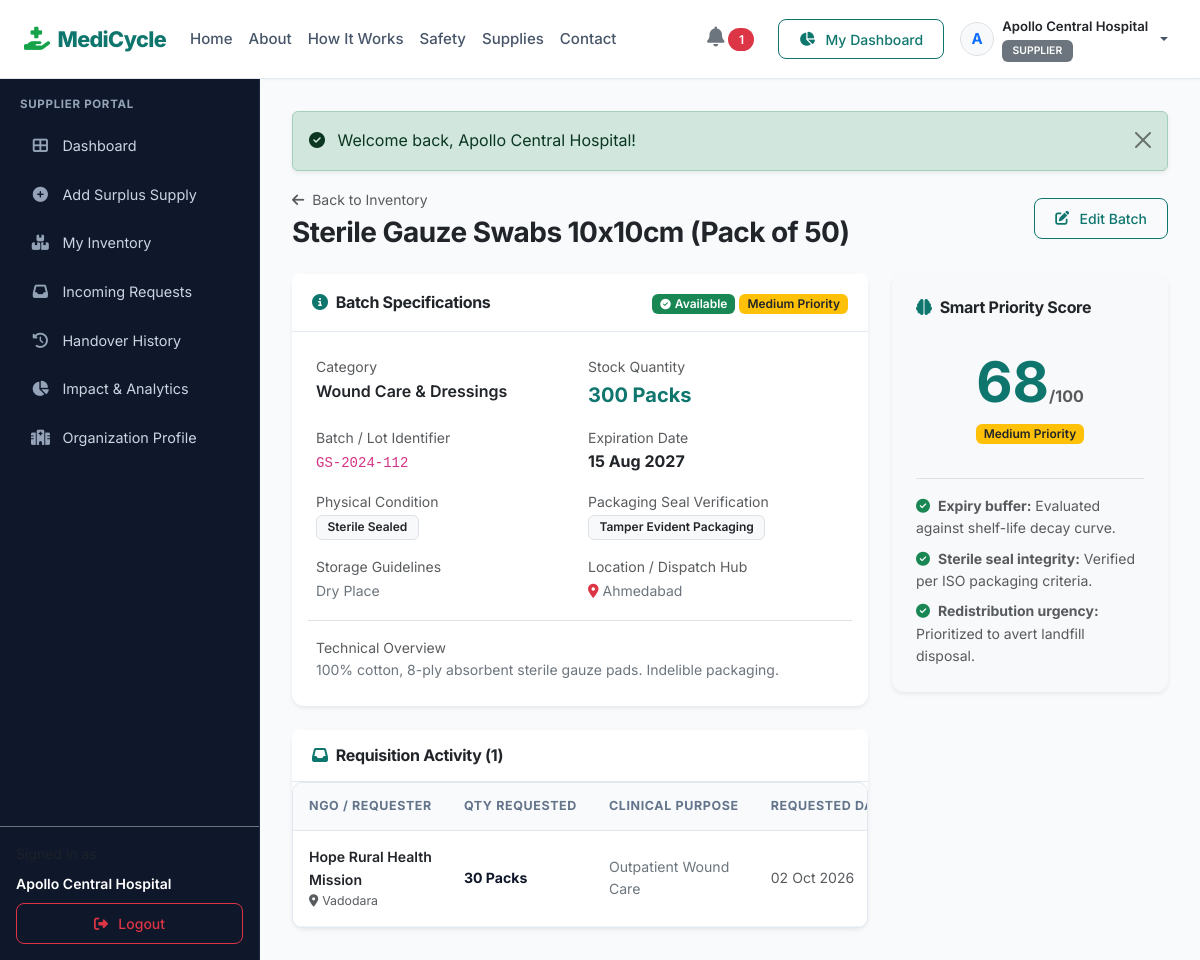
The page /supplier/view-supply.php?id=2 (signed in) on the database its author committed.
### tables this page shows
CREATE TABLE medical_supplies (
    id INT AUTO_INCREMENT PRIMARY KEY,
    supplier_id INT NOT NULL,
    category_id INT NOT NULL,
    supply_name VARCHAR(150) NOT NULL,
    description TEXT,
    quantity INT NOT NULL,
    unit VARCHAR(50) NOT NULL,
    condition_status ENUM('New / Unopened', 'Sterile Sealed', 'Surplus Stock') NOT NULL,
    packaging_status ENUM('Original Factory Seal', 'Tamper Evident Packaging', 'Intact Outer Box') NOT NULL,
    expiry_date DATE NOT NULL,
    batch_number VARCHAR(100) DEFAULT NULL,
    storage_requirements VARCHAR(150) DEFAULT 'Room Temperature',
    location VARCHAR(150) NOT NULL,
    availability_date DATE DEFAULT NULL,
    minimum_request_quantity INT DEFAULT 1,
    status ENUM('Available', 'Reserved', 'Handed Over', 'Completed', 'Cancelled') DEFAULT 'Available',
    priority_score INT DEFAULT 50,
    priority_level ENUM('Low', 'Medium', 'High', 'Critical') DEFAULT 'Medium',
    created_at TIMESTAMP DEFAULT CURRENT_TIMESTAMP,
    updated_at TIMESTAMP DEFAULT CURRENT_TIMESTAMP ON UPDATE CURRENT_TIMESTAMP,
    CONSTRAINT fk_supply_supplier FOREIGN KEY (supplier_id) REFERENCES users(id) ON DELETE CASCADE,
    CONSTRAINT fk_supply_category FOREIGN KEY (category_id) REFERENCES categories(id) ON DELETE RESTRICT,
    INDEX idx_supply_status (status),
    INDEX idx_supply_expiry (expiry_date),
    INDEX idx_supply_priority (priority_score)
);

CREATE TABLE categories (
    id INT AUTO_INCREMENT PRIMARY KEY,
    category_name VARCHAR(100) NOT NULL UNIQUE,
    description TEXT,
    icon VARCHAR(50) DEFAULT 'fa-box-medical',
    status ENUM('active', 'inactive') DEFAULT 'active',
    created_at TIMESTAMP DEFAULT CURRENT_TIMESTAMP
);

CREATE TABLE requests (
    id INT AUTO_INCREMENT PRIMARY KEY,
    supply_id INT NOT NULL,
    requester_id INT NOT NULL,
    requested_quantity INT NOT NULL,
    purpose VARCHAR(255) DEFAULT NULL,
    urgency ENUM('Low', 'Medium', 'High', 'Critical') DEFAULT 'Medium',
    preferred_collection_date DATE DEFAULT NULL,
    message TEXT,
    smart_match_score INT DEFAULT NULL,
    status ENUM('Pending', 'Accepted', 'Ready for Handover', 'Collected', 'Received', 'Completed', 'Rejected') DEFAULT 'Pending',
    supplier_remarks TEXT DEFAULT NULL,
    handover_code VARCHAR(30) DEFAULT NULL,
    requested_at TIMESTAMP DEFAULT CURRENT_TIMESTAMP,
    approved_at DATETIME DEFAULT NULL,
    ready_at DATETIME DEFAULT NULL,
    completed_at DATETIME DEFAULT NULL,
    CONSTRAINT fk_request_supply FOREIGN KEY (supply_id) REFERENCES medical_supplies(id) ON DELETE CASCADE,
    CONSTRAINT fk_request_user FOREIGN KEY (requester_id) REFERENCES users(id) ON DELETE CASCADE,
    INDEX idx_request_status (status)
);

CREATE TABLE organizations (
    id INT AUTO_INCREMENT PRIMARY KEY,
    user_id INT NOT NULL,
    organization_name VARCHAR(150) NOT NULL,
    organization_type VARCHAR(50) NOT NULL,
    license_number VARCHAR(100) DEFAULT NULL,
    address TEXT NOT NULL,
    city VARCHAR(100) NOT NULL,
    state VARCHAR(100) NOT NULL,
    pincode VARCHAR(20) NOT NULL,
    verification_status ENUM('pending', 'verified', 'rejected') DEFAULT 'verified',
    created_at TIMESTAMP DEFAULT CURRENT_TIMESTAMP,
    CONSTRAINT fk_org_user FOREIGN KEY (user_id) REFERENCES users(id) ON DELETE CASCADE,
    INDEX idx_org_city (city)
);

### supplier/view-supply.php (the view, shortened to what this page needs)
<?php
require_once __DIR__ . '/../config/config.php';
$userId = $_SESSION['user_id'];
$supplyId = (int)($_GET['id'] ?? 0);
$stmt = $pdo->prepare("SELECT s.*, c.category_name
                       FROM medical_supplies s
                       JOIN categories c ON s.category_id = c.id
                       WHERE s.id = ? AND s.supplier_id = ? LIMIT 1");
$stmt->execute([$supplyId, $userId]);
$supply = $stmt->fetch();
$reqStmt = $pdo->prepare("SELECT r.*, u.name as requester_name, o.organization_name, o.city
                          FROM requests r
                          JOIN users u ON r.requester_id = u.id
                          LEFT JOIN organizations o ON u.id = o.user_id
                          WHERE r.supply_id = ?
                          ORDER BY r.requested_at DESC");
$reqStmt->execute([$supplyId]);
$requests = $reqStmt->fetchAll();
include __DIR__ . '/../includes/header.php';
include __DIR__ . '/../includes/navbar.php';
?>
<div class="app-container">
    <?php include __DIR__ . '/../includes/sidebar.php'; ?>
    <div class="app-content">
        <?php echo render_flash_messages(); ?>
        <div class="d-flex justify-content-between align-items-center mb-4">
            <div>
                <a href="<?php echo BASE_URL; ?>/supplier/inventory.php" class="text-decoration-none text-muted small">
                    <i class="fas fa-arrow-left me-1"></i> Back to Inventory
                </a>
                <h3 class="fw-bold text-dark mt-1 mb-0"><?php echo e($supply['supply_name']); ?></h3>
            </div>
            <div class="d-flex gap-2">
                <a href="<?php echo BASE_URL; ?>/supplier/edit-supply.php?id=<?php echo $supply['id']; ?>" class="btn btn-outline-primary btn-sm">
                    <i class="fas fa-edit me-1"></i> Edit Batch
                </a>
            </div>
        </div>
        <div class="row g-4">
            <div class="col-lg-8">
                <div class="card border-0 shadow-sm mb-4">
                    <div class="card-header bg-white py-3">
                        <div class="d-flex justify-content-between align-items-center">
                            <h6 class="fw-bold text-dark mb-0"><i class="fas fa-info-circle text-teal me-2" style="color:#0f766e;"></i>Batch Specifications</h6>
                            <div>
                                <?php echo status_badge($supply['status']); ?>
                                <?php echo priority_badge($supply['priority_level']); ?>
                            </div>
                        </div>
                    </div>
                    <div class="card-body p-4">
                        <div class="row g-3">
                            <div class="col-sm-6">
                                <label class="text-muted small d-block">Category</label>
                                <span class="fw-semibold text-dark"><?php echo e($supply['category_name']); ?></span>
                            </div>
                            <div class="col-sm-6">
                                <label class="text-muted small d-block">Stock Quantity</label>
                                <span class="fw-bold fs-5 text-teal"><?php echo number_format($supply['quantity']) . ' ' . e($supply['unit']); ?></span>
                            </div>
                            <div class="col-sm-6">
                                <label class="text-muted small d-block">Batch / Lot Identifier</label>
                                <code><?php echo e($supply['batch_number'] ?? 'N/A'); ?></code>
                            </div>
                            <div class="col-sm-6">
                                <label class="text-muted small d-block">Expiration Date</label>
                                <span class="fw-bold text-dark"><?php echo format_date($supply['expiry_date']); ?></span>
                            </div>
                            <div class="col-sm-6">
                                <label class="text-muted small d-block">Physical Condition</label>
                                <span class="badge bg-light text-dark border"><?php echo e($supply['condition_status']); ?></span>
                            </div>
                            <div class="col-sm-6">
                                <label class="text-muted small d-block">Packaging Seal Verification</label>
                                <span class="badge bg-light text-dark border"><?php echo e($supply['packaging_status']); ?></span>
                            </div>
                            <div class="col-sm-6">
                                <label class="text-muted small d-block">Storage Guidelines</label>
                                <span class="text-secondary small"><?php echo e($supply['storage_requirements']); ?></span>
                            </div>
                            <div class="col-sm-6">
                                <label class="text-muted small d-block">Location / Dispatch Hub</label>
                                <span class="text-secondary small"><i class="fas fa-map-marker-alt text-danger me-1"></i><?php echo e($supply['location']); ?></span>
                            </div>
                            <div class="col-12 border-top pt-3">
                                <label class="text-muted small d-block">Technical Overview</label>
                                <p class="text-secondary mb-0 small"><?php echo nl2br(e($supply['description'] ?? 'No additional technical notes provided.')); ?></p>
                            </div>
                        </div>
                    </div>
                </div>
                <div class="card border-0 shadow-sm">
                    <div class="card-header bg-white py-3">
                        <h6 class="fw-bold text-dark mb-0"><i class="fas fa-inbox text-teal me-2" style="color:#0f766e;"></i>Requisition Activity (<?php echo count($requests); ?>)</h6>
                    </div>
                    <div class="card-body p-0">
                        <div class="table-responsive">
                            <table class="table table-hover align-middle mb-0">
                                <thead class="table-light">
                                    <tr>
                                        <th>NGO / Requester</th>
                                        <th>Qty Requested</th>
                                        <th>Clinical Purpose</th>
                                        <th>Requested Date</th>
                                    </tr>
                                </thead>
                                <tbody>
                                    <?php if (!empty($requests)): ?>
                                        <?php foreach ($requests as $r): ?>
                                            <tr>
                                                <td>
                                                    <span class="fw-semibold text-dark"><?php echo e($r['organization_name'] ?? $r['requester_name']); ?></span>
                                                    <div class="text-muted small"><i class="fas fa-map-marker-alt me-1"></i><?php echo e($r['city'] ?? 'N/A'); ?></div>
                                                </td>
                                                <td class="fw-bold"><?php echo $r['requested_quantity'] . ' ' . e($supply['unit']); ?></td>
                                                <td class="small text-secondary"><?php echo e($r['purpose'] ?? 'General Outreach'); ?></td>
                                                <td class="small text-muted"><?php echo format_date($r['requested_at']); ?></td>
                                            </tr>
                                        <?php endforeach; ?>
                                    <?php else: ?>
                                        <tr>
                                            <td colspan="5" class="text-center py-4 text-muted small">No requisition requests submitted for this item yet.</td>
                                        </tr>
                                    <?php endif; ?>
                                </tbody>
                            </table>
                        </div>
                    </div>
                </div>
            </div>
            <div class="col-lg-4">
                <div class="card border-0 shadow-sm p-4 mb-4 bg-light">
                    <h6 class="fw-bold text-dark mb-3"><i class="fas fa-brain text-teal me-2" style="color:#0f766e;"></i>Smart Priority Score</h6>
                    <div class="text-center my-3">
                        <div class="display-4 fw-bold text-teal" style="color:#0f766e;"><?php echo $supply['priority_score']; ?><span class="fs-6 text-muted">/100</span></div>
                        <div class="mt-1"><?php echo priority_badge($supply['priority_level']); ?></div>
                    </div>
                    <ul class="list-unstyled small text-muted mb-0 mt-3 border-top pt-3">
                        <li class="mb-2"><i class="fas fa-check-circle text-success me-2"></i><strong>Expiry buffer:</strong> Evaluated against shelf-life decay curve.</li>
                        <li class="mb-2"><i class="fas fa-check-circle text-success me-2"></i><strong>Sterile seal integrity:</strong> Verified per ISO packaging criteria.</li>
                        <li><i class="fas fa-check-circle text-success me-2"></i><strong>Redistribution urgency:</strong> Prioritized to avert landfill disposal.</li>
                    </ul>
                </div>
            </div>
        </div>
    </div>
</div>
<?php include __DIR__ . '/../includes/footer.php'; ?>

### includes/functions.php (shortened to what this page needs)
<?php
function e($string) {
    return htmlspecialchars((string)($string ?? ''), ENT_QUOTES, 'UTF-8');
}
function format_date($dateStr, $format = 'd M Y') {
    $timestamp = strtotime($dateStr);
    return $timestamp ? date($format, $timestamp) : 'N/A';
}
function status_badge($status) {
    $status = trim($status);
    $lower = strtolower($status);
    $class = match($lower) {
        'available', 'completed', 'received', 'verified' => 'bg-success text-white',
        'accepted' => 'bg-primary text-white',
        'ready for handover' => 'bg-info text-dark',
        'collected' => 'bg-secondary text-white',
        'pending', 'reserved' => 'bg-warning text-dark',
        'rejected', 'cancelled', 'inactive', 'suspended' => 'bg-danger text-white',
        default => 'bg-secondary text-white'
    };
    $icon = match($lower) {
        'available' => 'fa-check-circle',
        'accepted' => 'fa-thumbs-up',
        'ready for handover' => 'fa-box-open',
        'collected' => 'fa-people-carry-box',
        'completed', 'received' => 'fa-check-double',
        'pending' => 'fa-clock',
        'rejected', 'cancelled' => 'fa-times-circle',
        default => 'fa-circle'
    };
    return '<span class="badge ' . $class . ' px-2 py-1"><i class="fas ' . $icon . ' me-1 small"></i>' . e(ucfirst($status)) . '</span>';
}
function priority_badge($priority) {
    $priority = trim($priority);
    $class = match(strtolower($priority)) {
        'critical' => 'bg-danger text-white',
        'high'     => 'bg-danger bg-opacity-75 text-white',
        'medium'   => 'bg-warning text-dark',
        'low'      => 'bg-info text-dark',
        default    => 'bg-secondary text-white'
    };
    return '<span class="badge ' . $class . ' px-2 py-1">' . e(ucfirst($priority)) . ' Priority</span>';
}

### rows shown on the page
medical_supplies: supply_name "Sterile Gauze Swabs 10x10cm (Pack of 50)", status "Available", priority_level "Medium Medium", category.category_name "Wound Care & Dressings", quantity "300", unit "Packs", batch_number "GS-2024-112", expiry_date "15 Aug 2027", condition_status "Sterile Sealed", packaging_status "Tamper Evident Packaging", storage_requirements "Dry Place", location "Ahmedabad", description "100% cotton, 8-ply absorbent sterile gauze pads. Indelible packaging.", priority_score "68"
requests: organizations.organization_name "Hope Rural Health Mission", organizations.city "Vadodara", requested_quantity "30", supply.unit "Packs", purpose "Outpatient Wound Care", requested_at "02 Oct 2026"

### other values the page prints
$unreadNotifCount "1"
substr($currentUser['name'], 0, 1) "A"
$currentUser['name'] "Apollo Central Hospital"
$currentUser['role'] "SUPPLIER"
$message "Welcome back, Apollo Central Hospital!"
count($requests) "1"
